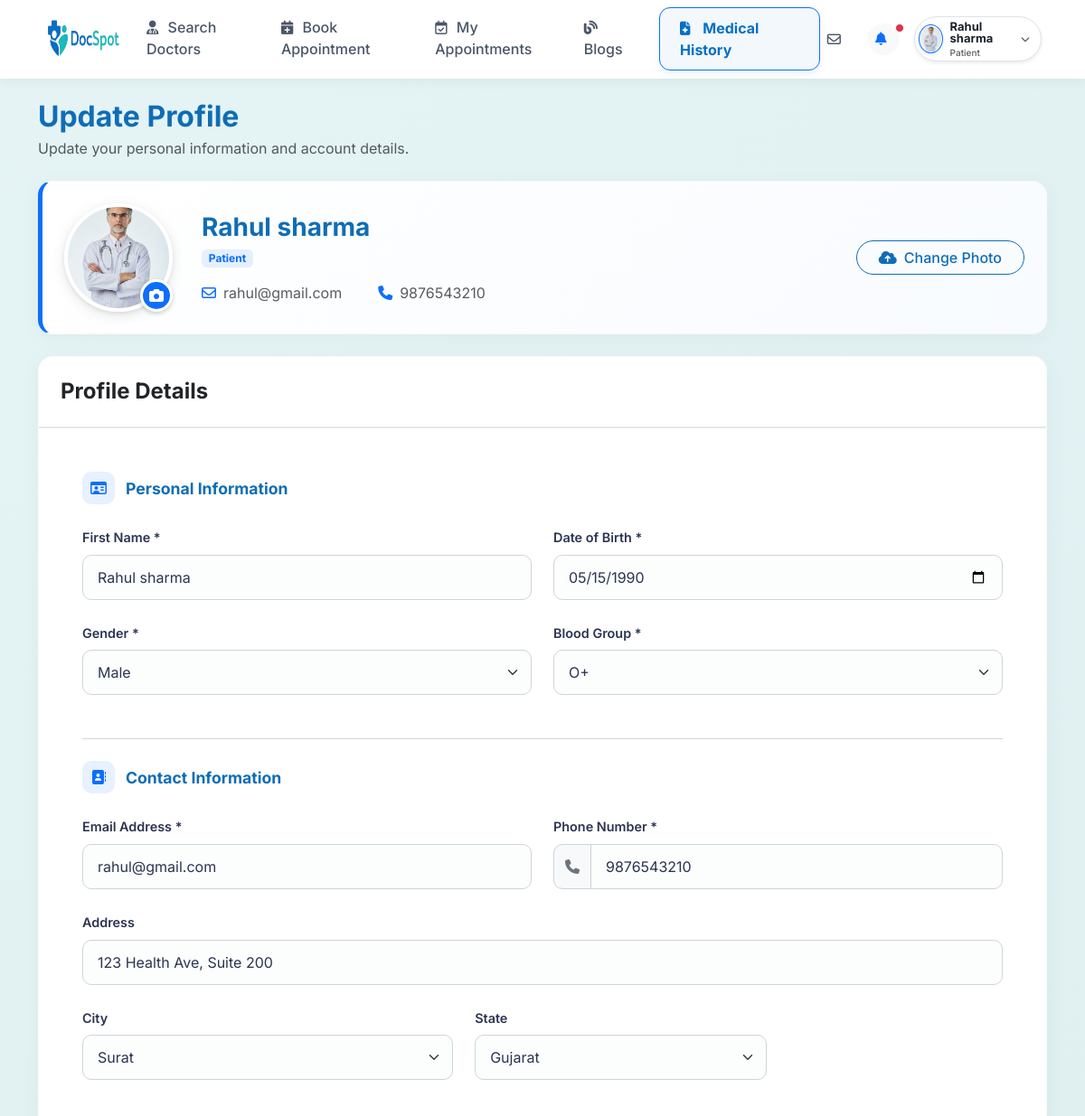
The app's page /patientProfileUpdate/ (signed in, upper part), older data.
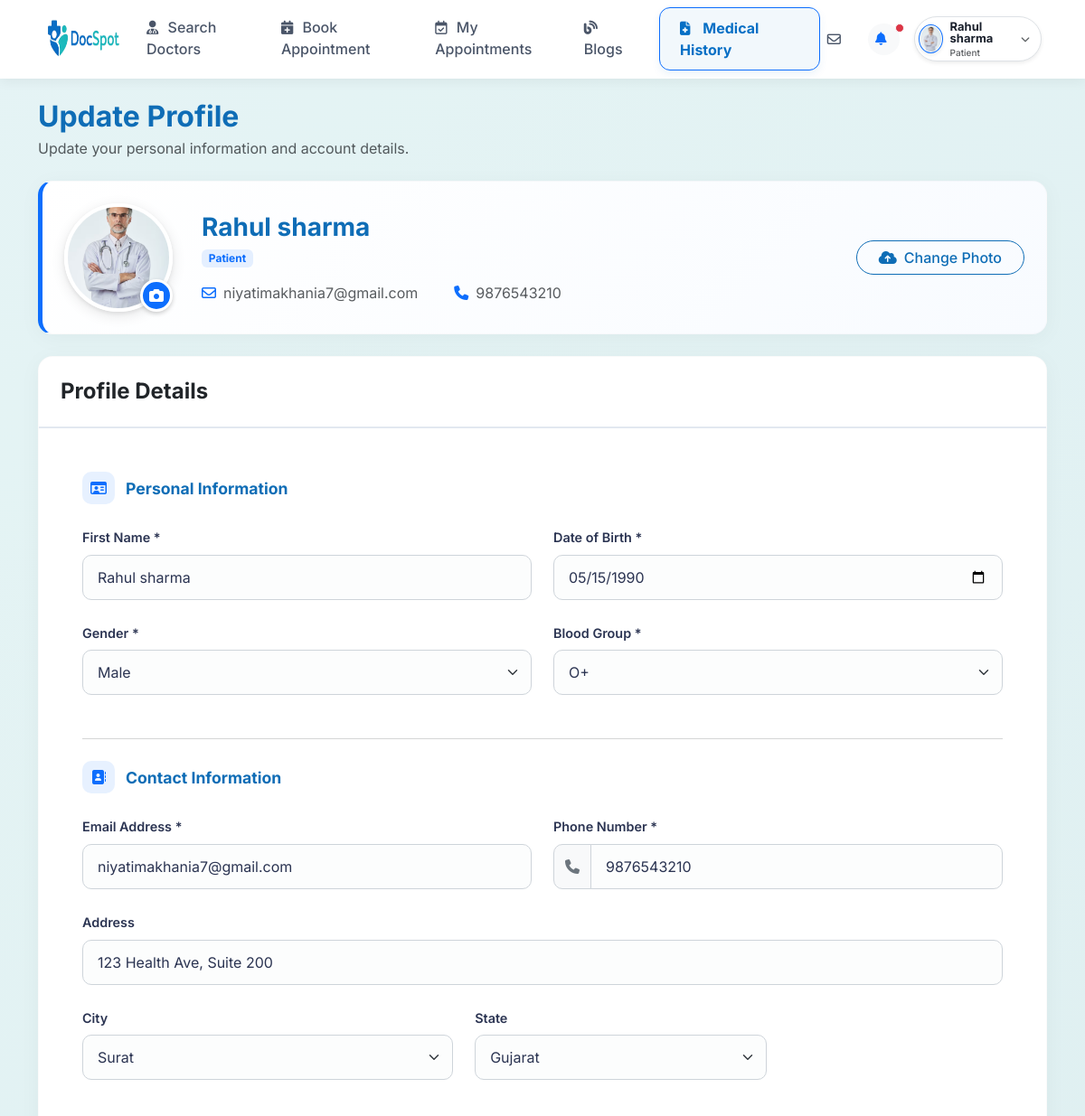
The same page, newer data.
### user/models.py (models this page shows, shortened)
class tblUser(models.Model):
    userID=models.AutoField(primary_key=True)
    userName=models.TextField(max_length=50)
    password=models.TextField(max_length=10)
    registrationDT=models.DateTimeField(auto_now_add=True)
    profilePic=models.ImageField(upload_to='images/')
    email=models.TextField(max_length=100)
    mobileNumber=models.TextField(max_length=15)
    cityID=models.ForeignKey(tblCity,on_delete=models.CASCADE)
    IsDoctor=models.BooleanField(default=False)
    last_seen=models.DateTimeField(null=True, blank=True)

class tblCity(models.Model):
    cityID=models.AutoField(primary_key=True)
    cityName=models.TextField(max_length=50)
    stateID=models.ForeignKey(tblState,on_delete=models.CASCADE)

class tblState(models.Model):
    stateID=models.AutoField(primary_key=True)
    stateName=models.TextField(max_length=50)

### user/views.py (the view, shortened to what this page needs)
# urls.py: path('patientProfileUpdate/',views.patientProfileUpdate,name='patientProfileUpdate'),
def patientProfileUpdate(request):
    if 'user_id' not in request.session:
        return redirect('Login')
    user_id=request.session['user_id']
    c=tblClient.objects.filter(userID=user_id).first()
    cities=tblCity.objects.all()
    states=tblState.objects.all()
    city_id = request.GET.get('city')
    user_id = request.session.get('user_id') or request.session.get('userID')
    user_obj = tblUser.objects.filter(userID=user_id).first() if user_id else None
    my_tickets = tblSupportTicket.objects.filter(userID=user_obj).order_by('-createdDT') if user_obj else []
    data={
        "user":tblUser.objects.filter(userID=user_id).first(),
        "client":c,
        "cities":cities,
        "states":states,
        "my_tickets": my_tickets
    }
    return render(request, 'patient_update_profile.html',data)

### user/templates/patient_update_profile.html (shortened to what the changed rows need)
{% extends 'patient_base.html' %}
{% block content %}
    <div class="container-fluid">
        <div class="mb-4">
            <h2 class="fw-bold mb-1" style="color: var(--text-primary);">Update Profile</h2>
        </div>
        <div class="row g-4">
            <div class="col-lg-12">
                <div class="premium-card profile-overview p-4 mb-4">
                    <div class="d-flex profile-header-content align-items-center">
                        <div class="profile-details flex-grow-1">
                            <div class="row g-3">
                                <div class="col-md-6 col-lg-auto me-lg-4">
                                    <div class="d-flex align-items-center text-muted">
                                        <i class="fa-regular fa-envelope me-2 text-primary"></i>
                                        <span>{{ user.email|default:"john.doe@example.com" }}</span>
                                    </div>
                                </div>
                                <div class="col-md-6 col-lg-auto">
                                    <div class="d-flex align-items-center text-muted">
                                        <i class="fa-solid fa-phone me-2 text-primary"></i>
                                        <span>{{ user.mobileNumber|default:"+1 234 567 8900" }}</span>
                                    </div>
                                </div>
                            </div>
                        </div>
                    </div>
                </div>
                <div class="premium-card mb-5">
                    <div class="p-4 p-md-5">
                        <form id="updateProfileForm" class="needs-validation" novalidate method="POST" action="">
                            <div class="row g-4 mb-5">
                                <div class="col-md-6">
                                    <label class="form-label">Email Address *</label>
                                    <input type="email" class="form-control" name="email" placeholder="john.doe@example.com" value="{{ user.email|default:'john.doe@example.com' }}" required>
                                </div>
                                <div class="col-md-6">
                                    <div class="input-group">
                                        <span class="input-group-text"><i class="fa-solid fa-phone"></i></span>
                                        <input type="tel" class="form-control" name="phone" placeholder="+1 (234) 567-8900" value="{{ user.mobileNumber|default:'+1 234 567 8900' }}" required>
                                    </div>
                                </div>
                                <div class="col-md-5">
                                    <label class="form-label">City</label>
                                    <select class="form-select" name="city">
                                        <option value="{{ user.cityID.cityID }}" selected>{{ user.cityID.cityName }}</option>
                                    </select>
                                </div>
                                <div class="col-md-4">
                                    <label class="form-label">State</label>
                                    <select class="form-select" name="state">
                                        <option value="{{ user.cityID.stateID.stateID }}" selected>{{ user.cityID.stateID.stateName }}</option>
                                    </select>
                                </div>
                            </div>
                        </form>
                    </div>
                </div>
            </div>
        </div>
    </div>
{% endblock %}

Row changes from the older to the newer data that the page shows:
changed tblUser "Surat": email "rahul@gmail.com" → "niyatimakhania7@gmail.com"
